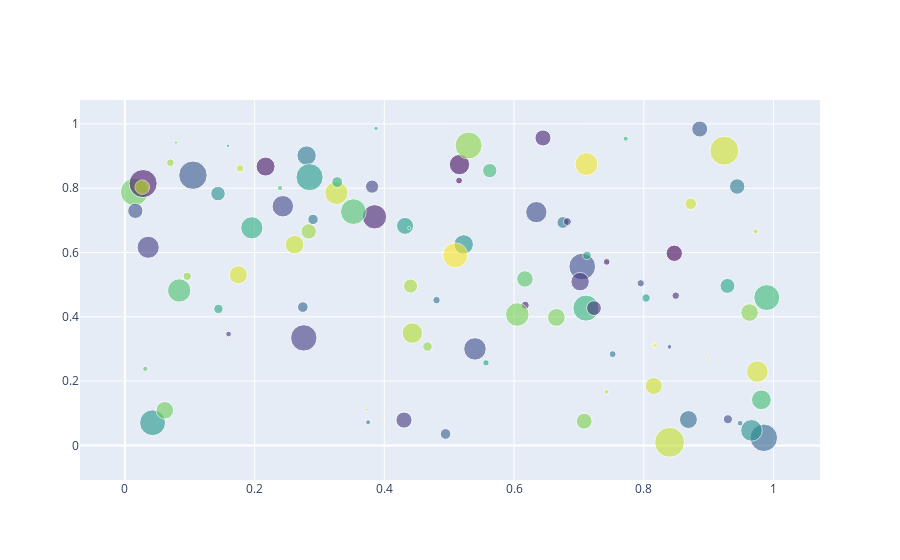

Notebook cell for this chart:
### Code cell
import plotly.graph_objects as go
import numpy as np

N = 100
x = np.random.rand(N)
y = np.random.rand(N)
colors = np.random.rand(N)
sz = np.random.rand(N) * 30


    mode="markers",
    marker=go.scatter.Marker(
        size=sz,
        color=colors,
        opacity=0.6,
        colorscale="Viridis"
    )
))

fig.show()
